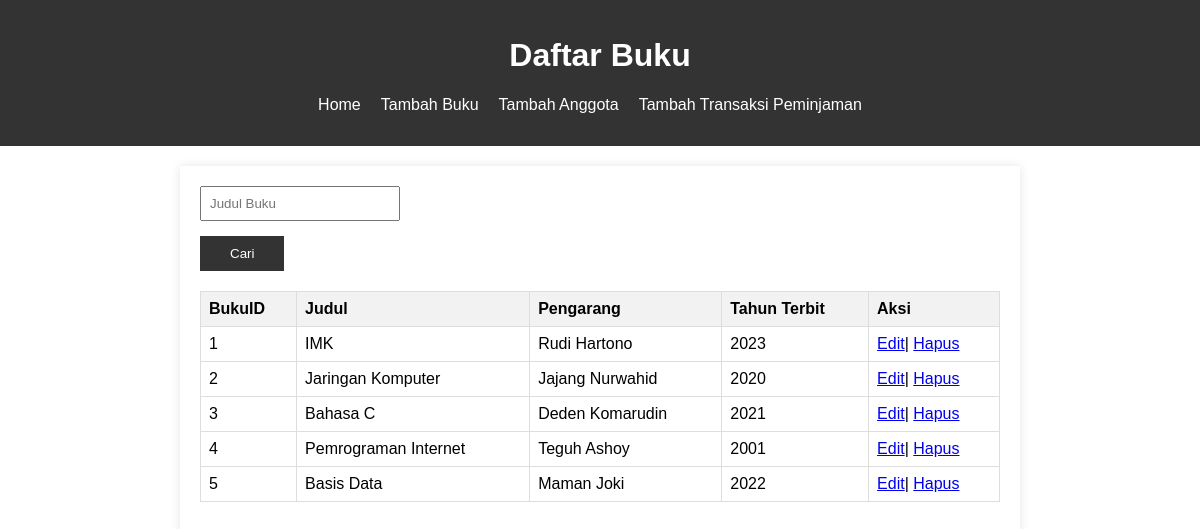
The page / on the database its author committed.
### tables this page shows
CREATE TABLE `buku` (
  `BukuID` int(11) NOT NULL,
  `Judul` varchar(255) NOT NULL,
  `Pengarang` varchar(255) DEFAULT NULL,
  `TahunTerbit` int(11) DEFAULT NULL
);

### index.php (the view, shortened to what this page needs)
<!DOCTYPE html>
<html lang="en">
<head>
    <link rel="stylesheet" href="style.css">
    </head>
<body>
    <header>
        <h1>Daftar Buku</h1>
        <nav>
            <ul>
                <li><a href="index.php">Home</a></li>
                <li><a href="tambahbuku.php">Tambah Buku</a></li>
                <li><a href="tambahanggota.php">Tambah Anggota</a></li>
                <li><a href="tambahtransaksi.php">Tambah Transaksi Peminjaman</a></li>
            </ul>
        </nav>
    </header>
    <section>
        <form action="index.php" method="GET" class="search-form">
            <div class="search-container">
                <input type="text" id="search" name="search" placeholder="Judul Buku" value="<?php echo isset($_GET['search']) ? $_GET['search'] : ''; ?>">
            </div>
            <button type="submit">Cari</button>
        </form>
        <table class="responsive-table">
            <tr>
                <th>BukuID</th>
                <th>Judul</th>
                <th>Pengarang</th>
                <th>Tahun Terbit</th>
                <th>Aksi</th>
            </tr>
            <?php
            include('koneksi.php');
            $search = isset($_GET['search']) ? $_GET['search'] : '';
            $query = "SELECT * FROM buku WHERE Judul LIKE '%$search%'";
            $result = mysqli_query($koneksi, $query);
            while ($row = mysqli_fetch_assoc($result)) {
                echo "<tr>";
                echo "<td>" . $row['BukuID'] . "</td>";
                echo "<td>" . $row['Judul'] . "</td>";
                echo "<td>" . $row['Pengarang'] . "</td>";
                echo "<td>" . $row['TahunTerbit'] . "</td>";
                echo "<td>";
                echo "<a href='edit.php?id=" . $row['BukuID'] . "'>Edit</a>| ";
                echo "<a href='#' onclick='hapusBuku(" . $row['BukuID'] .")'>Hapus</a>";
                echo "</td>";
                echo "</tr>";
            }
            ?>
        </table>
    </section>
</body>
</html>

### style.css (style rules this page uses)
body { font-family: Arial, sans-serif; margin: 0; padding: 0; }
header { background-color: #333; color: #fff; text-align: center; padding: 1em 0; }
nav ul { list-style-type: none; padding: 0; display: flex; justify-content: center; }
nav li { margin-right: 20px; }
nav a { text-decoration: none; color: #fff; }
section { max-width: 800px; margin: 20px auto; padding: 20px; box-shadow: 0 0 10px rgba(0, 0, 0, 0.1); }
.search-form { margin-bottom: 20px; }
table { width: 100%; border-collapse: collapse; margin-bottom: 20px; }
th, td { border: 1px solid #ddd; padding: 8px; text-align: left; }
th { background-color: #f2f2f2; }
.responsive-table { overflow-x: auto; }
input { width: 100%; padding: 8px; box-sizing: border-box; }
button { background-color: #333; color: #fff; padding: 10px 30px; border: none; cursor: pointer; }
.search-container { display: flex; margin-bottom: 15px; }
input { width: 200px; padding: 8px; box-sizing: border-box; }

### rows shown on the page
buku: BukuID "1", Judul "IMK", Pengarang "Rudi Hartono", TahunTerbit "2023"
buku: BukuID "2", Judul "Jaringan Komputer", Pengarang "Jajang Nurwahid", TahunTerbit "2020"
buku: BukuID "3", Judul "Bahasa C", Pengarang "Deden Komarudin", TahunTerbit "2021"
buku: BukuID "4", Judul "Pemrograman Internet", Pengarang "Teguh Ashoy", TahunTerbit "2001"
buku: BukuID "5", Judul "Basis Data", Pengarang "Maman Joki", TahunTerbit "2022"
